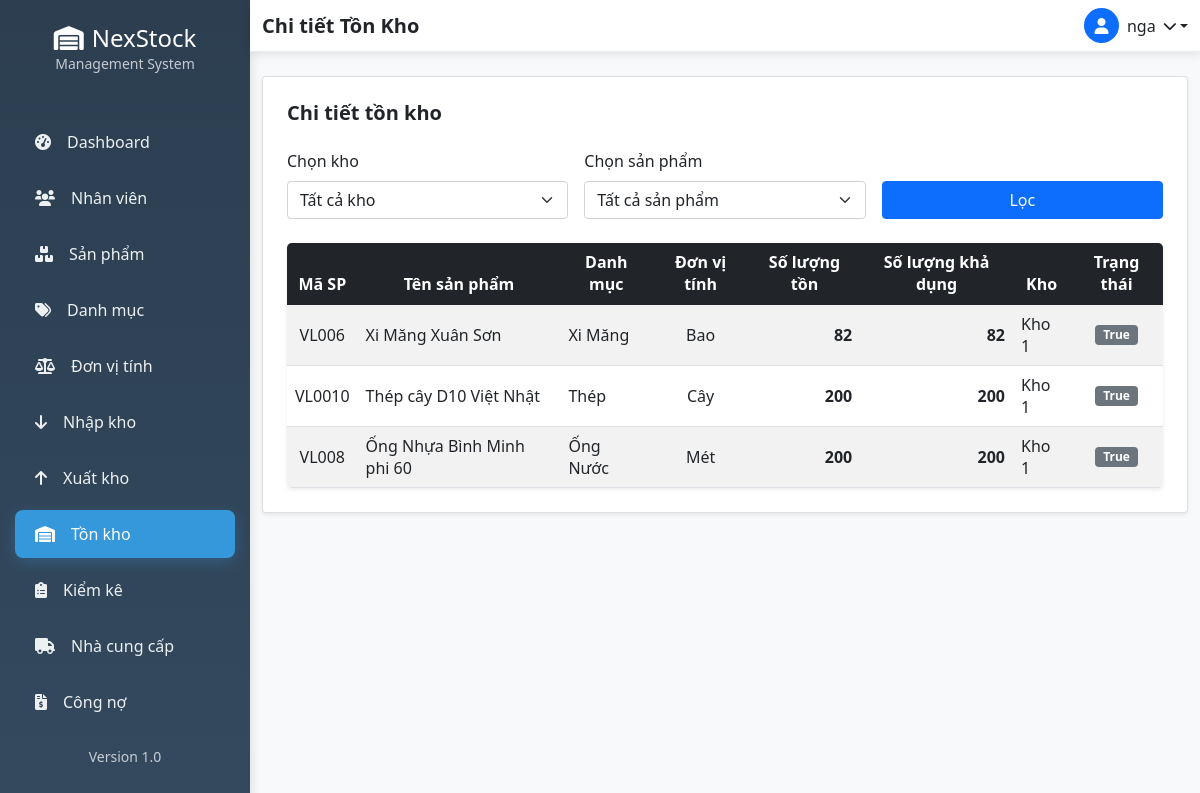
/kho/kho/1/ton-kho/ (signed in), run on the app's committed database.
### accounts/models.py (models this page shows, shortened)
class NguoiDung(AbstractUser):
    ho_ten = models.CharField(max_length=100, blank=True)
    vai_tro = models.CharField(max_length=20, choices=[
        ('admin', 'Quản trị viên'),
        ('manager', 'Quản lý'),
        ('staff', 'Nhân viên'),
    ], default='staff')
    trang_thai = models.BooleanField(default=True)

### inventory/models.py (models this page shows, shortened)
class TonKho(models.Model):
    kho = models.ForeignKey(Kho, on_delete=models.CASCADE, verbose_name="Kho")
    san_pham = models.ForeignKey('products.SanPham', on_delete=models.CASCADE, verbose_name="Sản phẩm")
    so_luong_ton = models.IntegerField(default=0, verbose_name="Số lượng tồn")
    so_luong_kha_dung = models.IntegerField(default=0, verbose_name="Số lượng khả dụng")
    ngay_cap_nhat = models.DateTimeField(auto_now=True)
    class Meta:
        verbose_name = "Tồn kho"
        verbose_name_plural = "Tồn kho"
        unique_together = ['kho', 'san_pham']

class Kho(models.Model):
    TRANG_THAI_CHOICES = [
        ('dang_hoat_dong', 'Đang hoạt động'),
        ('ngung_hoat_dong', 'Ngừng hoạt động'),
        ('bao_tri', 'Bảo trì'),
    ]
    ma_kho = models.CharField(max_length=20, unique=True, verbose_name="Mã kho")
    ten_kho = models.CharField(max_length=100, verbose_name="Tên kho")
    dia_chi = models.TextField(verbose_name="Địa chỉ")
    nguoi_quan_ly = models.ForeignKey(
        settings.AUTH_USER_MODEL,
        on_delete=models.SET_NULL,
        null=True,
        blank=True,
        verbose_name="Người quản lý"
    )
    dien_thoai = models.CharField(max_length=15, blank=True, verbose_name="Điện thoại")
    trang_thai = models.CharField(
        max_length=20,
        choices=TRANG_THAI_CHOICES,
        default='dang_hoat_dong',
        verbose_name="Trạng thái"
    )
    ghi_chu = models.TextField(blank=True, verbose_name="Ghi chú")
    ngay_tao = models.DateTimeField(auto_now_add=True)
    ngay_cap_nhat = models.DateTimeField(auto_now=True)
    class Meta:
        verbose_name = "Kho"
        verbose_name_plural = "Kho"

### products/models.py (models this page shows, shortened)
class SanPham(models.Model):
    danh_muc = models.ForeignKey(DanhMucSanPham, on_delete=models.CASCADE)
    don_vi_tinh = models.ForeignKey(DonViTinh, on_delete=models.CASCADE)
    ma_san_pham = models.CharField(max_length=50, unique=True)
    ten_san_pham = models.CharField(max_length=200)
    mo_ta = models.TextField(blank=True, null=True)
    gia_nhap = models.DecimalField(max_digits=15, decimal_places=2)
    gia_ban = models.DecimalField(max_digits=15, decimal_places=2)
    trang_thai = models.BooleanField(default=True)
    ngay_tao = models.DateTimeField(auto_now_add=True)
    class Meta:
        verbose_name = "Sản phẩm"
        verbose_name_plural = "Sản phẩm"

class DanhMucSanPham(models.Model):
    ten_danh_muc = models.CharField(max_length=100)
    mo_ta = models.TextField(blank=True, null=True)
    trang_thai = models.BooleanField(default=True)
    ngay_tao = models.DateTimeField(auto_now_add=True)
    class Meta:
        verbose_name = "Danh mục sản phẩm"
        verbose_name_plural = "Danh mục sản phẩm"

class DonViTinh(models.Model):
    ten_don_vi = models.CharField(max_length=50)
    mo_ta = models.TextField(blank=True, null=True)
    trang_thai = models.BooleanField(default=True)
    class Meta:
        verbose_name = "Đơn vị tính"
        verbose_name_plural = "Đơn vị tính"

### inventory/views.py (the view)
# urls.py: path('kho/<int:kho_id>/ton-kho/', views.chi_tiet_ton_kho, name='chi_tiet_ton_kho'),
@login_required
def chi_tiet_ton_kho(request, kho_id=None):
    danh_sach_kho = Kho.objects.filter(trang_thai='dang_hoat_dong')
    danh_sach_san_pham = SanPham.objects.all()
    san_pham_id = request.GET.get('san_pham')
    ton_kho = TonKho.objects.all()
    if kho_id:
        ton_kho = ton_kho.filter(kho_id=kho_id)
    if san_pham_id:
        ton_kho = ton_kho.filter(san_pham_id=san_pham_id)
    context = {
        'danh_sach_kho': danh_sach_kho,
        'danh_sach_san_pham': danh_sach_san_pham,
        'ton_kho': ton_kho,
        'selected_kho': kho_id,
        'selected_san_pham': san_pham_id,
    }
    return render(request, 'inventory/chi_tiet_ton_kho.html', context)

### templates/inventory/chi_tiet_ton_kho.html (shortened to what this page needs)
{% extends 'base.html' %}
{% block page_title %}Chi tiết Tồn Kho{% endblock %}
{% block content %}
<div class="card shadow-sm rounded-4 p-4">
    <h5 class="card-title mb-4 fw-bold">Chi tiết tồn kho</h5>
    <form method="get" class="row g-3 mb-4">
        <div class="col-md-4">
            <label for="kho" class="form-label fw-semibold">Chọn kho</label>
            <select id="kho" name="kho" class="form-select">
                <option value="">Tất cả kho</option>
            </select>
        </div>
        <div class="col-md-4">
            <label for="san_pham" class="form-label fw-semibold">Chọn sản phẩm</label>
            <select id="san_pham" name="san_pham" class="form-select">
                <option value="">Tất cả sản phẩm</option>
            </select>
        </div>
        <div class="col-md-4 d-flex align-items-end">
            <button type="submit" class="btn btn-primary w-100">Lọc</button>
        </div>
    </form>
    <div class="table-responsive shadow-sm rounded-3">
        <table class="table table-striped table-hover align-middle mb-0">
            <thead class="table-dark text-center">
                <tr>
                    <th>Mã SP</th>
                    <th>Tên sản phẩm</th>
                    <th>Danh mục</th>
                    <th>Đơn vị tính</th>
                    <th>Số lượng tồn</th>
                    <th>Số lượng khả dụng</th>
                    <th>Kho</th>
                    <th>Trạng thái</th>
                </tr>
            </thead>
            <tbody>
                {% for item in ton_kho %}
                <tr>
                    <td class="text-center">{{ item.san_pham.ma_san_pham }}</td>
                    <td>{{ item.san_pham.ten_san_pham }}</td>
                    <td>{{ item.san_pham.danh_muc.ten_danh_muc }}</td>
                    <td class="text-center">{{ item.san_pham.don_vi_tinh.ten_don_vi }}</td>
                    <td class="text-end fw-bold">{{ item.so_luong_ton }}</td>
                    <td class="text-end fw-bold">{{ item.so_luong_kha_dung }}</td>
                    <td>{{ item.kho.ten_kho }}</td>
                    <td class="text-center">
                        {% if item.san_pham.trang_thai == 'Đang hoạt động' %}
                            <span class="badge bg-success">{{ item.san_pham.trang_thai }}</span>
                        {% else %}
                            <span class="badge bg-secondary">{{ item.san_pham.trang_thai }}</span>
                        {% endif %}
                    </td>
                </tr>
                {% empty %}
                <tr>
                    <td colspan="8" class="text-center text-muted">Chưa có dữ liệu tồn kho</td>
                </tr>
                {% endfor %}
            </tbody>
        </table>
    </div>
</div>
{% endblock %}

### templates/base.html (shortened to what this page needs)
{% load static %}
<html lang="vi">
<head>
    <link href="https://cdn.jsdelivr.net/npm/bootstrap@5.1.3/dist/css/bootstrap.min.css" rel="stylesheet">
    <link rel="stylesheet" href="https://cdnjs.cloudflare.com/ajax/libs/font-awesome/6.0.0/css/all.min.css">
</head>
<body>
{% if user.is_authenticated %}
<div class="d-flex">
    <div class="sidebar">
        <div class="sidebar-header text-center py-4">
            <h4 class="text-white mb-0">
                <i class="fas fa-warehouse me-2"></i>NexStock
            </h4>
            <small class="text-light opacity-75">Management System</small>
        </div>
        <nav class="nav flex-column mt-3">
            <a class="nav-link {% if request.resolver_match.url_name == 'dashboard' %}active{% endif %}"
               href="{% url 'dashboard' %}">
                <i class="fas fa-tachometer-alt me-3"></i>Dashboard
            </a>
            <a class="nav-link {% if 'nhan-vien' in request.path %}active{% endif %}"
               href="{% url 'danh_sach_nhan_vien' %}">
                <i class="fas fa-users me-3"></i>Nhân viên
            </a>
            <a class="nav-link {% if 'product' in request.path %}active{% endif %}"
               href="{% url 'product_list' %}">
                <i class="fas fa-boxes me-3"></i>Sản phẩm
            </a>
            <a class="nav-link {% if 'category' in request.path %}active{% endif %}"
               href="{% url 'category_list' %}">
                <i class="fas fa-tags me-3"></i>Danh mục
            </a>
            <a class="nav-link {% if 'unit' in request.path %}active{% endif %}"
               href="{% url 'unit_list' %}">
                <i class="fas fa-balance-scale me-3"></i>Đơn vị tính
            </a>
            <a class="nav-link {% if 'nhap' in request.path %}active{% endif %}"
               href="{% url 'inventory:nhapkho_list' %}">
                <i class="fas fa-arrow-down me-3"></i>Nhập kho
            </a>
            <a class="nav-link {% if 'xuat' in request.path %}active{% endif %}"
               href="{% url 'inventory:xuatkho_list' %}">
                <i class="fas fa-arrow-up me-3"></i>Xuất kho
            </a>
            <a class="nav-link {% if 'ton-kho' in request.path %}active{% endif %}"
               href="{% url 'inventory:chi_tiet_ton_kho' kho_id=1 %}">
                <i class="fas fa-warehouse me-3"></i>Tồn kho
            </a>
            <a class="nav-link {% if 'kiem-ke' in request.path %}active{% endif %}"
               href="{% url 'inventory:danh_sach_kiem_ke' %}">
                <i class="fas fa-clipboard-list me-3"></i>Kiểm kê
            </a>
            <a class="nav-link" href="/doi-tac/nha-cung-cap/">
                <i class="fas fa-truck me-3"></i>Nhà cung cấp
            </a>
            <a class="nav-link {% if 'debt' in request.path %}active{% endif %}"
               href="{% url 'debt:congno_list' %}">
                <i class="fas fa-file-invoice-dollar me-3"></i>Công nợ
            </a>
        </nav>
        <div class="sidebar-footer mt-auto p-3 text-center">
            <small class="text-light opacity-75">Version 1.0</small>
        </div>
    </div>
    <div class="main-content flex-grow-1">
        <nav class="navbar navbar-custom navbar-expand-lg">
            <div class="container-fluid d-flex justify-content-between">
                <h5 class="mb-0 fw-bold">{% block page_title %}Dashboard{% endblock %}</h5>
                <div class="dropdown">
                    <a href="#" class="dropdown-toggle text-dark text-decoration-none d-flex align-items-center"
                       id="userDropdown" data-bs-toggle="dropdown" aria-expanded="false">
                        <div class="bg-primary rounded-circle d-flex align-items-center justify-content-center me-2"
                             style="width: 35px; height: 35px;">
                            <i class="fas fa-user text-white"></i>
                        </div>
                        <span class="me-2">{{ user.username }}</span>
                        <i class="fas fa-chevron-down small"></i>
                    </a>
                </div>
            </div>
        </nav>
        <div class="container-fluid py-4">
            {% block content %}{% endblock %}
        </div>
    </div>
</div>
{% else %}
<div class="auth-wrapper">
    {% block auth_content %}{% endblock %}
</div>
{% endif %}
</body>
</html>

### templates/base.html (style rules this page uses)
:root { --primary-color: #2c3e50; --secondary-color: #34495e; --accent-color: #3498db; --sidebar-width: 250px; }
.sidebar { background: linear-gradient(180deg, var(--primary-color) 0%, var(--secondary-color) 100%); min-height: 100vh; width: var(--sidebar-width); position: fixed; left: 0; top: 0; box-shadow: 2px 0 10px rgba(0,0,0,0.1); }
.sidebar .nav-link { color: #ecf0f1; padding: 12px 20px; border-radius: 8px; margin: 4px 15px; transition: all 0.3s ease; font-weight: 500; }
.sidebar .nav-link.active { background-color: var(--accent-color); color: #ffffff; box-shadow: 0 4px 15px rgba(52, 152, 219, 0.3); }
.main-content { margin-left: var(--sidebar-width); min-height: 100vh; background-color: #f8f9fa; }
.navbar-custom { background: white !important; box-shadow: 0 2px 10px rgba(0,0,0,0.1); border-bottom: 1px solid #e9ecef; }

### data on the page
NguoiDung: username "nga"
TonKho: san_pham.ma_san_pham "VL006", san_pham.ten_san_pham "Xi Măng Xuân Sơn", san_pham.danh_muc.ten_danh_muc "Xi Măng", san_pham.don_vi_tinh.ten_don_vi "Bao", so_luong_ton "82", so_luong_kha_dung "82", kho.ten_kho "Kho 1", san_pham.trang_thai "True"
TonKho: san_pham.ma_san_pham "VL0010", san_pham.ten_san_pham "Thép cây D10 Việt Nhật", san_pham.danh_muc.ten_danh_muc "Thép", san_pham.don_vi_tinh.ten_don_vi "Cây", so_luong_ton "200", so_luong_kha_dung "200", kho.ten_kho "Kho 1", san_pham.trang_thai "True"
TonKho: san_pham.ma_san_pham "VL008", san_pham.ten_san_pham "Ống Nhựa Bình Minh phi 60", san_pham.danh_muc.ten_danh_muc "Ống Nước", san_pham.don_vi_tinh.ten_don_vi "Mét", so_luong_ton "200", so_luong_kha_dung "200", kho.ten_kho "Kho 1", san_pham.trang_thai "True"
